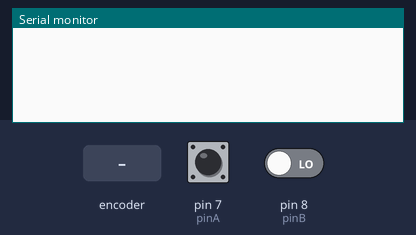
Recording of a sketch running on a simulated Arduino Uno, built with avr-gcc and run on an emulated ATmega328P. Shown: the last lines printed to the serial monitor. Inputs (shaded band) come from the test bench; at power-on: pin 7 (pinA) HIGH, pin 8 (pinB) LOW.

Above: at 1.2 s.
1.3 s: rotary encoder on pin 7 (pinA) / pin 8 (pinB) turned 1 step (first pin leading)
At 2.4 s:
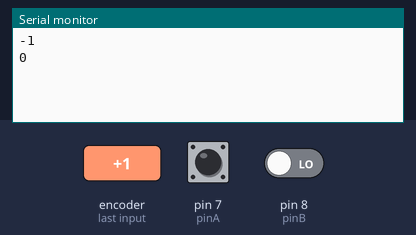
3.0 s: rotary encoder on pin 7 (pinA) / pin 8 (pinB) turned 1 step (first pin leading)
At 3.7 s:
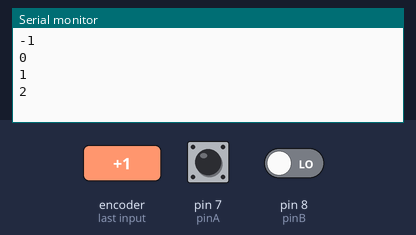
Timing chart, 0 to 6.0 s (numbered marks = the images above; inputs shaded):
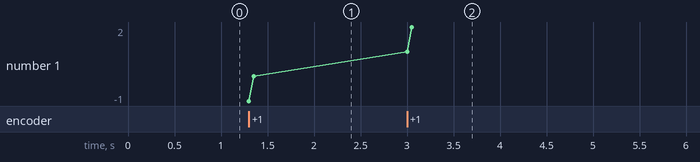

Measured:
- after the input at 1.3 s, the serial monitor: prints a new line at once (image 1)
- after the input at 3.0 s, the serial monitor: prints a new line at once (image 2)
- plotted number 1: 0 → 2 after the input at 3.0 s

The sketch:

Rotary_Encoder_Counter.ino
```cpp
int pinA=7;
int pinB=8;
int buttonPin=6;
int c=0;
int lastStateA;
int currentStateA;
int dt=100;

void setup()
{
  pinMode(pinA,INPUT);
  pinMode(pinB,INPUT);
  pinMode(buttonPin,INPUT);
  Serial.begin(9600);

  lastStateA=digitalRead(pinA); //for counting steps
}
void loop()
{
    currentStateA=digitalRead(pinA);
    if(lastStateA!=currentStateA) //count increses both in cw or acw rotation as it only counts steps....so if step changes coount increases.
    {
      //if last state not equal to current state...it means count has increased....now we have to check in which direction it has it has increased.
      if(digitalRead(pinB)!=currentStateA)
      {
      c++;
      }
      else
      {
        c--;
      }
      Serial.println(c);
    }
   lastStateA=currentStateA;
}
```
